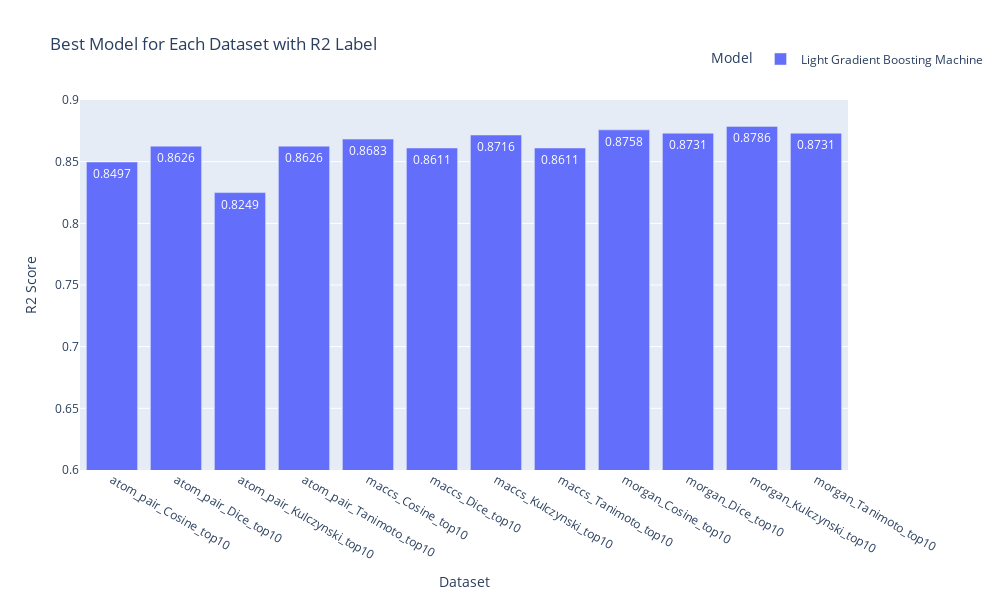

The notebook cell this image was saved under:
### Code cell
# Find the best model for each dataset
best_models = final_results.loc[final_results.groupby('dataset')['R2'].idxmax()]

fig = px.bar(best_models, x='dataset', y='R2', color='Model',
             text='R2', title='Best Model for Each Dataset with R2 Label',
             labels={'R2': 'R2 Score', 'dataset': 'Dataset'})
fig.update_traces(texttemplate='%{text:.4f}', textposition='auto')
fig.update_layout(width=1000,height=600,yaxis=dict(range=[0.6, 0.9]),
                   legend=dict(orientation='h', x=1, xanchor='center', y=1.15)
                   )      
fig.show()

### Figure 1 — Plotly figure (JSON) as saved in the notebook; plotly's stock layout.template omitted (floating-point values rounded to 4 significant figures)
{"data": [{"alignmentgroup": "True", "hovertemplate": "Model=Light Gradient Boosting Machine<br>Dataset=%{x}<br>R2 Score=%{text}<extra></extra>", "legendgroup": "Light Gradient Boosting Machine", "marker": {"color": "#636efa", "pattern": {"shape": ""}}, "name": "Light Gradient Boosting Machine", "offsetgroup": "Light Gradient Boosting Machine", "orientation": "v", "showlegend": true, "text": [0.8497, 0.8626, 0.8249, 0.8626, 0.8683, 0.8611, 0.8716, 0.8611, 0.8758, 0.8731, 0.8786, 0.8731], "textposition": "auto", "texttemplate": "%{text:.4f}", "type": "bar", "x": ["atom_pair_Cosine_top10", "atom_pair_Dice_top10", "atom_pair_Kulczynski_top10", "atom_pair_Tanimoto_top10", "maccs_Cosine_top10", "maccs_Dice_top10", "maccs_Kulczynski_top10", "maccs_Tanimoto_top10", "morgan_Cosine_top10", "morgan_Dice_top10", "morgan_Kulczynski_top10", "morgan_Tanimoto_top10"], "xaxis": "x", "y": [0.8497, 0.8626, 0.8249, 0.8626, 0.8683, 0.8611, 0.8716, 0.8611, 0.8758, 0.8731, 0.8786, 0.8731], "yaxis": "y"}], "layout": {"barmode": "relative", "height": 600, "legend": {"orientation": "h", "title": {"text": "Model"}, "tracegroupgap": 0, "x": 1, "xanchor": "center", "y": 1.15}, "title": {"text": "Best Model for Each Dataset with R2 Label"}, "width": 1000, "xaxis": {"anchor": "y", "domain": [0, 1], "title": {"text": "Dataset"}}, "yaxis": {"anchor": "x", "domain": [0, 1], "range": [0.6, 0.9], "title": {"text": "R2 Score"}}}}
